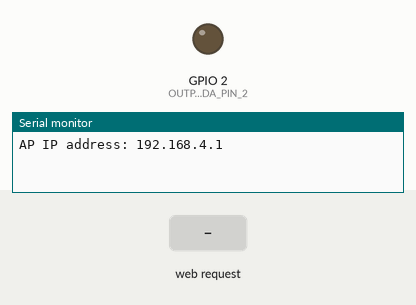
Simulated run of this sketch. Board: ESP32. Parts: output pins drawn as LEDs (lit = HIGH), the last lines printed to the serial monitor. The test bench sets the inputs (shaded band).

Above: at 1.2 s.
1.3 s: HTTP request GET /?State=A received
At 1.7 s:
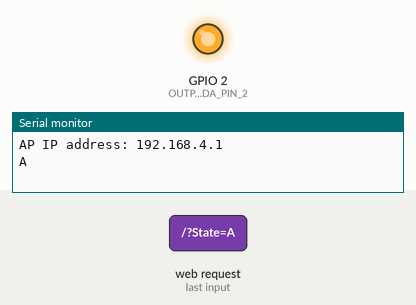
2.8 s: HTTP request GET /?State=B received
At 4.1 s:
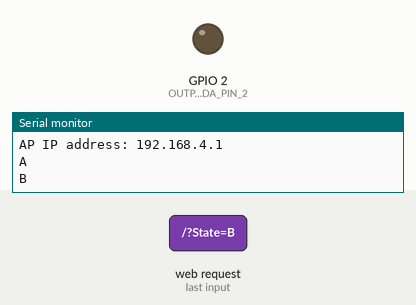
Timing chart, 0 to 5.8 s (numbered marks = the images above; inputs shaded):
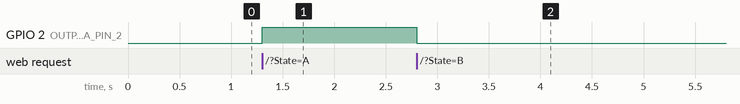

The sketch:

esp32_ap_direct.ino
```cpp
#include <WiFiClient.h>
#include <ESP32WebServer.h>
#include <WiFi.h>

const char* ssid = "TES";   // Nama Wifi
const char* password = "12345678"; // Password Wifi

ESP32WebServer server(80);
String command;             //String command, variable untuk menyimpan perintah


void HTTP_handleRoot() {
  if( server.hasArg("State") ){
       Serial.println(server.arg("State"));
  }
  server.send ( 200, "text/html", "SERVER AKTIF GUYS" );
  delay(1);
}


void setup(void){
  Serial.begin(115200);
  pinMode(2,OUTPUT); // OUTPUT LED PADA PIN 2
   WiFi.mode(WIFI_AP);
  WiFi.softAP(ssid,password);

  IPAddress myIP = WiFi.softAPIP();
  Serial.print("AP IP address: ");
  Serial.println(myIP);

 // Memulai WEB-server
     server.on ( "/", HTTP_handleRoot );
     server.onNotFound ( HTTP_handleRoot );
     server.begin();
}

void loop(void){
  server.handleClient();
      command = server.arg("State");  // Command diawali dengan perintah State sehingga url (http://192.168.4.1/?State=)
      if (command == "A") {digitalWrite(2,HIGH);} // Jika command yang diterima huruf A maka LED ON
      if (command == "B") {digitalWrite(2,LOW);} // Jika command yang diterima huruf B maka LED OFF
}
```

Measured:
- after the input at 1.3 s, GPIO 2 (OUTPUT_LED_PADA_PIN_2): LOW → HIGH at once
- after the input at 2.8 s, GPIO 2 (OUTPUT_LED_PADA_PIN_2): HIGH → LOW at once
